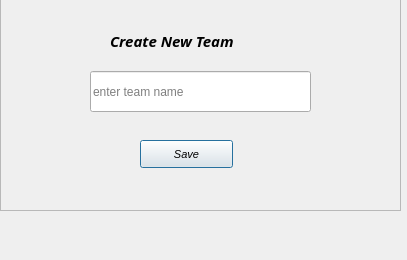
<?xml version="1.0" encoding="UTF-8"?>
<ui version="4.0">
 <class>Dialog</class>
 <widget class="QDialog" name="Dialog">
  <property name="geometry">
   <rect>
    <x>0</x>
    <y>0</y>
    <width>407</width>
    <height>260</height>
   </rect>
  </property>
  <property name="windowTitle">
   <string>new_team</string>
  </property>
  <widget class="QFrame" name="frame">
   <property name="geometry">
    <rect>
     <x>0</x>
     <y>-20</y>
     <width>401</width>
     <height>231</height>
    </rect>
   </property>
   <property name="frameShape">
    <enum>QFrame::StyledPanel</enum>
   </property>
   <property name="frameShadow">
    <enum>QFrame::Raised</enum>
   </property>
   <widget class="QLabel" name="label">
    <property name="geometry">
     <rect>
      <x>110</x>
      <y>50</y>
      <width>210</width>
      <height>22</height>
     </rect>
    </property>
    <property name="font">
     <font>
      <family>Segoe UI Semibold</family>
      <pointsize>11</pointsize>
      <weight>75</weight>
      <italic>true</italic>
      <bold>true</bold>
     </font>
    </property>
    <property name="text">
     <string>Create New Team</string>
    </property>
   </widget>
   <widget class="QLineEdit" name="team_name">
    <property name="geometry">
     <rect>
      <x>90</x>
      <y>91</y>
      <width>221</width>
      <height>41</height>
     </rect>
    </property>
    <property name="placeholderText">
     <string>enter team name</string>
    </property>
   </widget>
   <widget class="QPushButton" name="savename">
    <property name="geometry">
     <rect>
      <x>140</x>
      <y>160</y>
      <width>93</width>
      <height>28</height>
     </rect>
    </property>
    <property name="font">
     <font>
      <family>MS Sans Serif</family>
      <pointsize>8</pointsize>
      <weight>50</weight>
      <italic>true</italic>
      <bold>false</bold>
     </font>
    </property>
    <property name="styleSheet">
     <string notr="true">font: italic 8pt &quot;MS Sans Serif&quot;;</string>
    </property>
    <property name="text">
     <string>Save</string>
    </property>
   </widget>
  </widget>
 </widget>
 <resources/>
 <connections/>
</ui>
